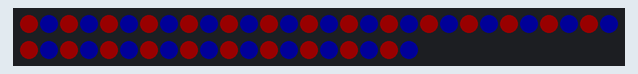
The sketch below on a simulated Arduino Uno, built with avr-gcc and run on an emulated ATmega328P. Shown: 50 RGB LEDs in strip order, left to right, continuing on the next row. Dim RGB values are drawn brighter than linear; the strip is taken to match the declared colour order.

Above: at 0.46 s.
At 39.55 s:
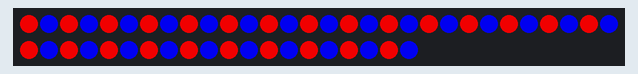

The sketch:

modulo.ino
```cpp
#include <Adafruit_NeoPixel.h>

byte pin = 11;
byte totalpixels = 50;

Adafruit_NeoPixel pixels = Adafruit_NeoPixel(totalpixels, pin, NEO_RGB + NEO_KHZ800);

int delayTime = 10; // Set the delay time to change the speed of the sketch

void setup() {
  pixels.begin();

}

void loop() {
  // Pay attention to the curly brackets {}
  // This indicates where a loop starts and ends:

  for(byte f = 0; f < 255; f++) {
    for(byte x = 0; x < totalpixels; x++) {
      if(x % 2) {
        pixels.setPixelColor(x, 0, 0, f); // use "x" and "f" to preset a pixel
      }
      else {
        pixels.setPixelColor(x, f, 0, 0); // use "x" and "f" to preset a pixel
      }
    }
    pixels.show(); // light it up!
    delay(delayTime); // wait for some time
  }

  for(byte x = 0; x < totalpixels; x++) {
    // Let's use a loop to switch the leds off
    pixels.setPixelColor(x, 0, 0, 0); // preset led "x" to be off
  }
  pixels.show(); // light it up!
  delay(100); // wait for some time
}
```
